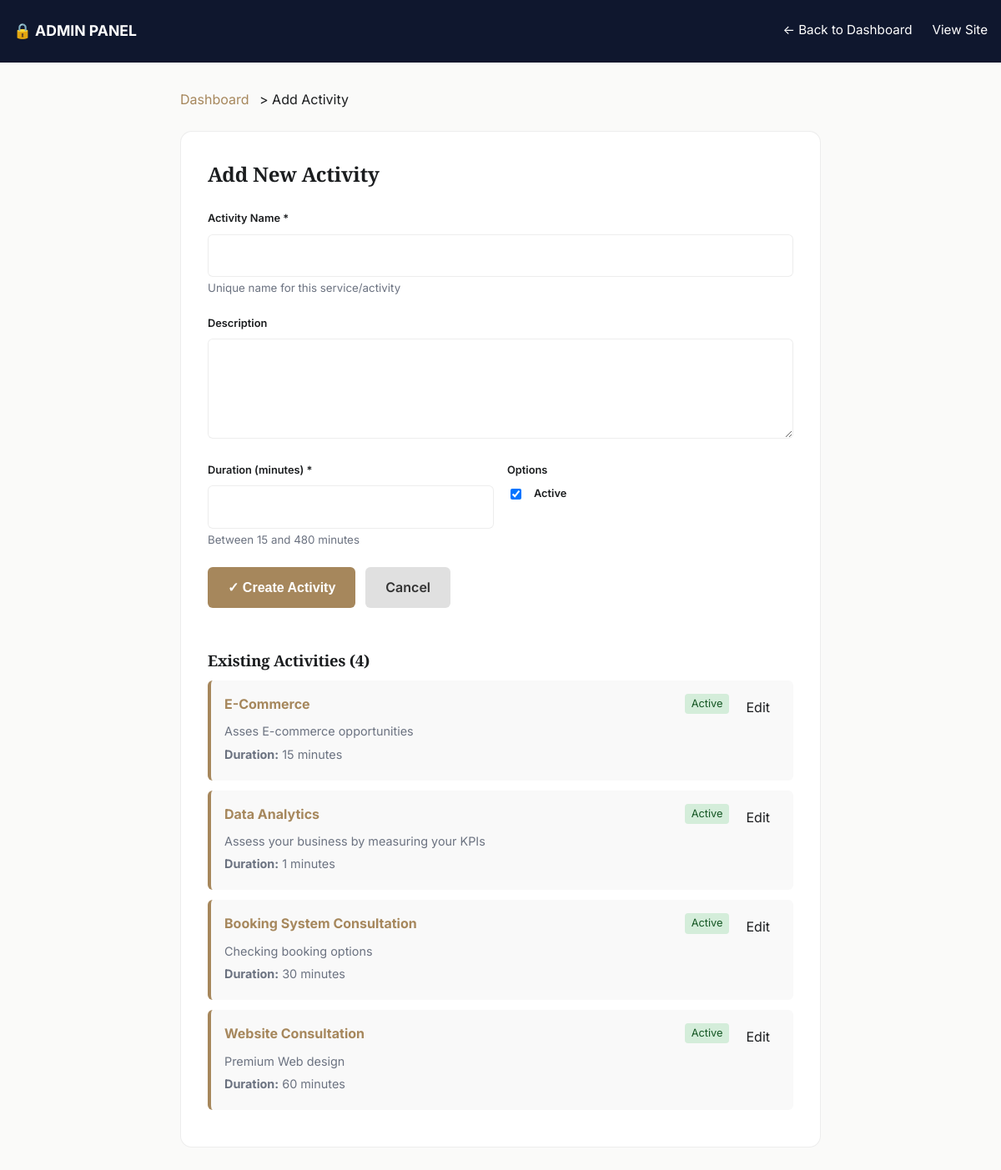
The page /booking/admin/add-activity/ (signed in) on the database its author committed.
### booking/models.py (models this page shows, shortened)
class Activity(models.Model):
    name = models.CharField(max_length=100, unique=True)
    description = models.TextField(blank=True)
    duration_minutes = models.IntegerField(default=30)
    is_active = models.BooleanField(default=True)
    created_at = models.DateTimeField(auto_now_add=True)
    class Meta:
        verbose_name_plural = "Activities"
        ordering = ["name"]

### booking/views.py (the view, shortened to what this page needs)
# urls.py: path("admin/add-activity/", views.add_activity, name="add_activity"),
@login_required(login_url="admin:login")
@user_passes_test(is_admin, login_url="admin:login")
def add_activity(request):
    template_name = "booking/add_activity.html"
    context = {
        "activities": Activity.objects.all().order_by("-created_at"),
    }
    return render(request, template_name, context)

### booking/views.py (called while the page is built)
def is_admin(user):
    return user.is_staff or user.is_superuser

### templates/booking/add_activity.html (shortened to what this page needs)
{% load static %}
<!doctype html>
<html lang="en">
<head>
  <link rel="stylesheet" href="{% static 'css/services.css' %}">
</head>
<body>
  <header class="admin-header">
    <div class="nav" style="max-width: 1200px; margin: 0 auto; padding: 0 16px;">
      <strong>🔒 ADMIN PANEL</strong>
      <div class="admin-nav">
        <a href="{% url 'booking:management' %}">← Back to Dashboard</a>
        <a href="{% url 'services:welcome' %}">View Site</a>
      </div>
    </div>
  </header>
  <div class="container">
    <div class="breadcrumb">
      <a href="{% url 'booking:management' %}">Dashboard</a> > Add Activity
    </div>
    <div class="admin-form">
      <div class="form-section">
        <h2>Add New Activity</h2>
        <form method="post">
          <div class="form-group">
            <label for="name">Activity Name *</label>
            <input type="text" id="name" name="name" placeholder="e.g., Website Development" required>
            <small style="color: var(--muted);">Unique name for this service/activity</small>
          </div>
          <div class="form-group">
            <label for="description">Description</label>
            <textarea id="description" name="description" placeholder="Describe what this activity includes..."></textarea>
          </div>
          <div class="form-row">
            <div class="form-group">
              <label for="duration">Duration (minutes) *</label>
              <input type="number" id="duration" name="duration_minutes" value="30" min="15" max="480" required>
              <small style="color: var(--muted);">Between 15 and 480 minutes</small>
            </div>
            <div class="form-group">
              <label style="margin-bottom: 0;">Options</label>
              <div class="checkbox-group" style="margin-top: 8px;">
                <input type="checkbox" id="is_active" name="is_active" checked>
                <label for="is_active" style="margin: 0;">Active</label>
              </div>
            </div>
          </div>
          <div class="button-group">
            <button type="submit" class="btn-primary">✓ Create Activity</button>
            <a href="{% url 'booking:management' %}" class="btn-secondary" style="text-decoration: none; display: inline-block;">Cancel</a>
          </div>
        </form>
      </div>
      {% if activities %}
        <div class="activities-list">
          <h3>Existing Activities ({{ activities.count }})</h3>
          {% for activity in activities %}
            <div class="activity-item">
              <div style="display: flex; justify-content: space-between; align-items: start;">
                <div>
                  <h4>{{ activity.name }}</h4>
                  {% if activity.description %}
                    <p>{{ activity.description }}</p>
                  {% endif %}
                  <p><strong>Duration:</strong> {{ activity.duration_minutes }} minutes</p>
                </div>
                <div style="display: flex; gap: 8px; align-items: start;">
                  <span class="activity-status {% if activity.is_active %}status-active{% else %}status-inactive{% endif %}">
                    {{ activity.is_active|yesno:"Active,Inactive" }}
                  </span>
                  <a href="{% url 'booking:edit_activity' activity.id %}" class="action-btn" style="padding: 4px 12px; margin: 0; text-decoration: none; display: inline-block;">Edit</a>
                </div>
              </div>
            </div>
          {% endfor %}
        </div>
      {% endif %}
    </div>
  </div>
</body>
</html>

### static/css/services.css (style rules this page uses)
:root { --bg: #FAFAF9; --cream: #F3F1EC; --navy: #16213E; --navy-ink: #0F172E; --ink: #1B1D1F; --muted: #6B7280; --brass: #A6875C; --brass-light: #C9AD82; --border: rgba(27, 29, 31, 0.08); --border-on-navy: rgba(255, 255, 255, 0.14); --shadow-sm: 0 2px 8px rgba(16, 24, 40, 0.06); --shadow-md: 0 12px 32px rgba(16, 24, 40, 0.08); --radius: 14px; --radius-sm: 8px; --maxw: 1180px; --font-display: "Playfair Display", Georgia, serif; --font-body: "Inter", -apple-system, BlinkMacSystemFont, sans-serif; }
* { box-sizing: border-box; }
html { scroll-behavior: smooth; }
body { margin: 0; background: var(--bg); color: var(--ink); font-family: var(--font-body); font-size: 16px; line-height: 1.6; -webkit-font-smoothing: antialiased; }
h1, h2, h3 { font-family: var(--font-display); font-weight: 600; letter-spacing: -0.01em; margin: 0 0 0.5em; color: var(--ink); }
h2 { font-size: clamp(1.7rem, 2.6vw, 2.3rem); }
h3 { font-size: 1.15rem; }
p { color: var(--muted); }
a { color: inherit; text-decoration: none; }
header { position: sticky; top: 0; z-index: 40; background: rgba(250, 250, 249, 0.86); backdrop-filter: blur(10px); border-bottom: 1px solid var(--border); }
.nav { max-width: var(--maxw); margin: 0 auto; padding: 16px 28px; display: flex; align-items: center; justify-content: space-between; gap: 24px; }
label { display: block; font-size: 0.8rem; color: rgba(255,255,255,0.6); margin-bottom: 6px; }
input, select, textarea { width: 100%; padding: 12px 14px; border-radius: var(--radius-sm); border: 1px solid var(--border-on-navy); background: rgba(255,255,255,0.04); color: #fff; font: inherit; font-size: 0.94rem; }
input::placeholder, textarea::placeholder { color: rgba(255,255,255,0.35); }
textarea { min-height: 120px; resize: vertical; }

### templates/booking/add_activity.html (style rules this page uses)
.admin-header { background: #0f172e; color: white; padding: 16px 0; }
.admin-header a { color: #fff; text-decoration: none; }
.admin-header .nav { display: flex; justify-content: space-between; align-items: center; }
.admin-header strong { font-size: 1.1rem; }
.admin-nav { display: flex; gap: 24px; align-items: center; }
.admin-nav a { font-size: 0.95rem; padding: 8px 0; border-bottom: 2px solid transparent; transition: border-color 0.2s; }
.container { max-width: 800px; margin: 0 auto; padding: 32px 16px; }
.admin-form { background: white; border: 1px solid var(--border); border-radius: var(--radius); padding: 32px; }
.form-section { margin-bottom: 48px; }
.form-section h2 { font-size: 1.5rem; margin-bottom: 24px; }
.form-group { margin-bottom: 20px; }
.form-group label { display: block; font-weight: 600; margin-bottom: 8px; color: var(--text); }
.form-group input, .form-group textarea { width: 100%; padding: 12px; border: 1px solid var(--border); border-radius: 6px; font-size: 1rem; font-family: inherit; }
.checkbox-group { display: flex; align-items: center; gap: 12px; }
.checkbox-group input { width: auto; }
.form-row { display: grid; grid-template-columns: 1fr 1fr; gap: 16px; }
.button-group { display: flex; gap: 12px; }
.btn-primary { background: var(--brass); color: white; padding: 12px 24px; border: none; border-radius: 6px; cursor: pointer; font-weight: 600; font-size: 1rem; }
.btn-secondary { background: #e0e0e0; color: #333; padding: 12px 24px; border: none; border-radius: 6px; cursor: pointer; font-weight: 600; font-size: 1rem; }
.activities-list { margin-top: 32px; }
.activity-item { background: #f9f9f9; padding: 16px; border-radius: 6px; margin-bottom: 12px; border-left: 4px solid var(--brass); }
.activity-item h4 { margin: 0 0 8px; color: var(--brass); }
.activity-item p { margin: 4px 0; font-size: 0.9rem; color: var(--muted); }
.activity-status { display: inline-block; padding: 2px 8px; border-radius: 4px; font-size: 0.8rem; }
.status-active { background: #d4edda; color: #155724; }
.breadcrumb { margin-bottom: 24px; }
.breadcrumb a { color: var(--brass); text-decoration: none; margin-right: 8px; }

### rows shown on the page
Activity: name "E-Commerce", description "Asses E-commerce opportunities", duration_minutes "15", is_active "Active"
Activity: name "Data Analytics", description "Assess your business by measuring your KPIs", duration_minutes "1", is_active "Active"
Activity: name "Booking System Consultation", description "Checking booking options", duration_minutes "30", is_active "Active"
Activity: name "Website Consultation", description "Premium Web design", duration_minutes "60", is_active "Active"

### other values the page prints
{{ activities.count }} "4"
